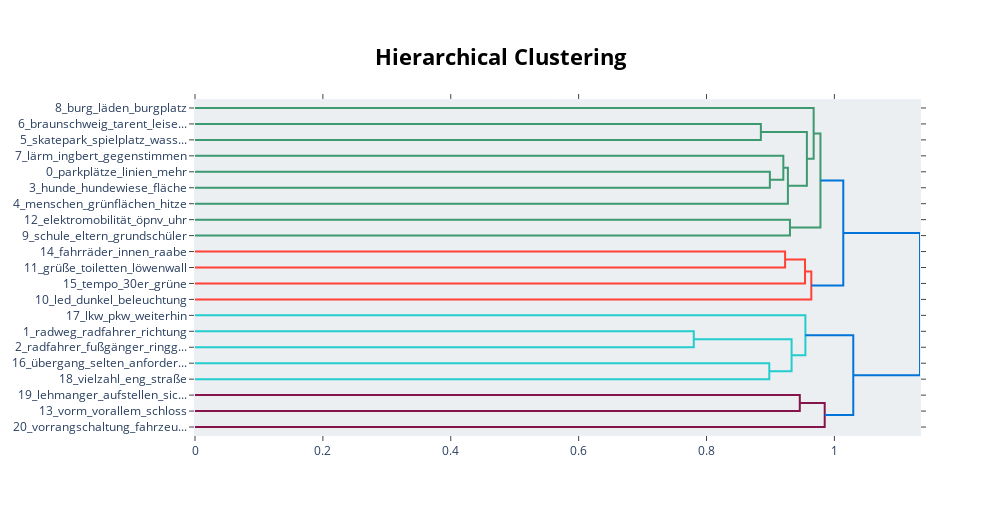

Notebook code for this chart:
### Code cell
topic_model.visualize_hierarchy()

### Figure 1 — Plotly figure (JSON) as saved in the notebook; plotly's stock layout.template omitted (floating-point values rounded to 4 significant figures)
{"data": [{"hoverinfo": "text", "marker": {"color": "rgb(61,153,112)"}, "mode": "lines", "type": "scatter", "x": [0, 0.8851, 0.8851, 0], "xaxis": "x", "y": [-15, -15, -25, -25], "yaxis": "y"}, {"hoverinfo": "text", "marker": {"color": "rgb(61,153,112)"}, "mode": "lines", "type": "scatter", "x": [0, 0.8991, 0.8991, 0], "xaxis": "x", "y": [-45, -45, -55, -55], "yaxis": "y"}, {"hoverinfo": "text", "marker": {"color": "rgb(61,153,112)"}, "mode": "lines", "type": "scatter", "x": [0, 0.9201, 0.9201, 0.8991], "xaxis": "x", "y": [-35, -35, -50, -50], "yaxis": "y"}, {"hoverinfo": "text", "marker": {"color": "rgb(61,153,112)"}, "mode": "lines", "type": "scatter", "x": [0.9201, 0.9273, 0.9273, 0], "xaxis": "x", "y": [-42.5, -42.5, -65, -65], "yaxis": "y"}, {"hoverinfo": "text", "marker": {"color": "rgb(61,153,112)"}, "mode": "lines", "type": "scatter", "x": [0.8851, 0.957, 0.957, 0.9273], "xaxis": "x", "y": [-20, -20, -53.75, -53.75], "yaxis": "y"}, {"hoverinfo": "text", "marker": {"color": "rgb(61,153,112)"}, "mode": "lines", "type": "scatter", "x": [0, 0.9676, 0.9676, 0.957], "xaxis": "x", "y": [-5, -5, -36.88, -36.88], "yaxis": "y"}, {"hoverinfo": "text", "marker": {"color": "rgb(61,153,112)"}, "mode": "lines", "type": "scatter", "x": [0, 0.9305, 0.9305, 0], "xaxis": "x", "y": [-75, -75, -85, -85], "yaxis": "y"}, {"hoverinfo": "text", "marker": {"color": "rgb(61,153,112)"}, "mode": "lines", "type": "scatter", "x": [0.9676, 0.9782, 0.9782, 0.9305], "xaxis": "x", "y": [-20.94, -20.94, -80, -80], "yaxis": "y"}, {"hoverinfo": "text", "marker": {"color": "rgb(255,65,54)"}, "mode": "lines", "type": "scatter", "x": [0, 0.9229, 0.9229, 0], "xaxis": "x", "y": [-95, -95, -105, -105], "yaxis": "y"}, {"hoverinfo": "text", "marker": {"color": "rgb(255,65,54)"}, "mode": "lines", "type": "scatter", "x": [0.9229, 0.9541, 0.9541, 0], "xaxis": "x", "y": [-100, -100, -115, -115], "yaxis": "y"}, {"hoverinfo": "text", "marker": {"color": "rgb(255,65,54)"}, "mode": "lines", "type": "scatter", "x": [0.9541, 0.9639, 0.9639, 0], "xaxis": "x", "y": [-107.5, -107.5, -125, -125], "yaxis": "y"}, {"hoverinfo": "text", "marker": {"color": "rgb(0,116,217)"}, "mode": "lines", "type": "scatter", "x": [0.9782, 1.014, 1.014, 0.9639], "xaxis": "x", "y": [-50.47, -50.47, -116.2, -116.2], "yaxis": "y"}, {"hoverinfo": "text", "marker": {"color": "rgb(35,205,205)"}, "mode": "lines", "type": "scatter", "x": [0, 0.7801, 0.7801, 0], "xaxis": "x", "y": [-145, -145, -155, -155], "yaxis": "y"}, {"hoverinfo": "text", "marker": {"color": "rgb(35,205,205)"}, "mode": "lines", "type": "scatter", "x": [0, 0.8982, 0.8982, 0], "xaxis": "x", "y": [-165, -165, -175, -175], "yaxis": "y"}, {"hoverinfo": "text", "marker": {"color": "rgb(35,205,205)"}, "mode": "lines", "type": "scatter", "x": [0.7801, 0.9331, 0.9331, 0.8982], "xaxis": "x", "y": [-150, -150, -170, -170], "yaxis": "y"}, {"hoverinfo": "text", "marker": {"color": "rgb(35,205,205)"}, "mode": "lines", "type": "scatter", "x": [0, 0.9547, 0.9547, 0.9331], "xaxis": "x", "y": [-135, -135, -160, -160], "yaxis": "y"}, {"hoverinfo": "text", "marker": {"color": "rgb(133,20,75)"}, "mode": "lines", "type": "scatter", "x": [0, 0.9459, 0.9459, 0], "xaxis": "x", "y": [-185, -185, -195, -195], "yaxis": "y"}, {"hoverinfo": "text", "marker": {"color": "rgb(133,20,75)"}, "mode": "lines", "type": "scatter", "x": [0.9459, 0.9849, 0.9849, 0], "xaxis": "x", "y": [-190, -190, -205, -205], "yaxis": "y"}, {"hoverinfo": "text", "marker": {"color": "rgb(0,116,217)"}, "mode": "lines", "type": "scatter", "x": [0.9547, 1.03, 1.03, 0.9849], "xaxis": "x", "y": [-147.5, -147.5, -197.5, -197.5], "yaxis": "y"}, {"hoverinfo": "text", "marker": {"color": "rgb(0,116,217)"}, "mode": "lines", "type": "scatter", "x": [1.014, 1.134, 1.134, 1.03], "xaxis": "x", "y": [-83.36, -83.36, -172.5, -172.5], "yaxis": "y"}], "layout": {"autosize": false, "height": 515, "hoverlabel": {"bgcolor": "white", "font": {"family": "Rockwell", "size": 16}}, "hovermode": "closest", "plot_bgcolor": "#ECEFF1", "showlegend": false, "title": {"font": {"color": "Black", "size": 22}, "text": "<b>Hierarchical Clustering</b>", "x": 0.5, "xanchor": "center", "yanchor": "top"}, "width": 1000, "xaxis": {"mirror": "allticks", "rangemode": "tozero", "showgrid": false, "showline": true, "showticklabels": true, "ticks": "outside", "type": "linear", "zeroline": false}, "yaxis": {"mirror": "allticks", "range": [-210, 0], "rangemode": "tozero", "showgrid": false, "showline": true, "showticklabels": true, "tickmode": "array", "ticks": "outside", "ticktext": ["8_burg_läden_burgplatz", "6_braunschweig_tarent_leise...", "5_skatepark_spielplatz_wass...", "7_lärm_ingbert_gegenstimmen", "0_parkplätze_linien_mehr", "3_hunde_hundewiese_fläche", "4_menschen_grünflächen_hitze", "12_elektromobilität_öpnv_uhr", "9_schule_eltern_grundschüler", "14_fahrräder_innen_raabe", "11_grüße_toiletten_löwenwall", "15_tempo_30er_grüne", "10_led_dunkel_beleuchtung", "17_lkw_pkw_weiterhin", "1_radweg_radfahrer_richtung", "2_radfahrer_fußgänger_ringg...", "16_übergang_selten_anforder...", "18_vielzahl_eng_straße", "19_lehmanger_aufstellen_sic...", "13_vorm_vorallem_schloss", "20_vorrangschaltung_fahrzeu..."], "tickvals": [-5, -15, -25, -35, -45, -55, -65, -75, -85, -95, -105, -115, -125, -135, -145, -155, -165, -175, -185, -195, -205], "type": "linear", "zeroline": false}}}
